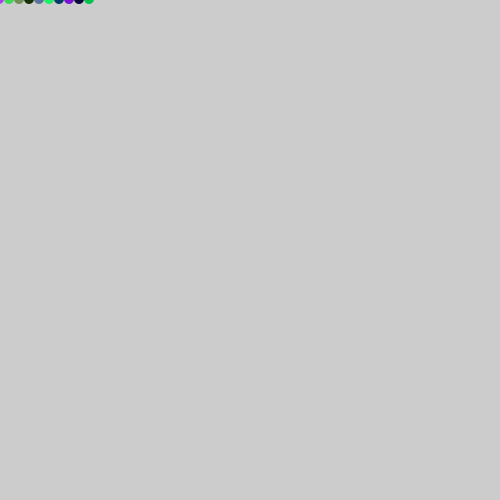
Frame 1 (no input)
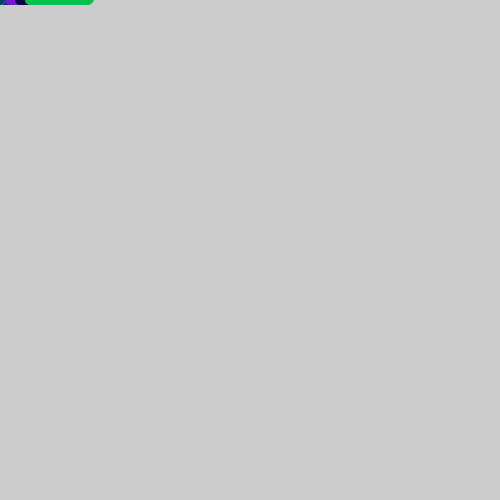
Frame 60 (the mouse pressed at the canvas centre just before this capture)
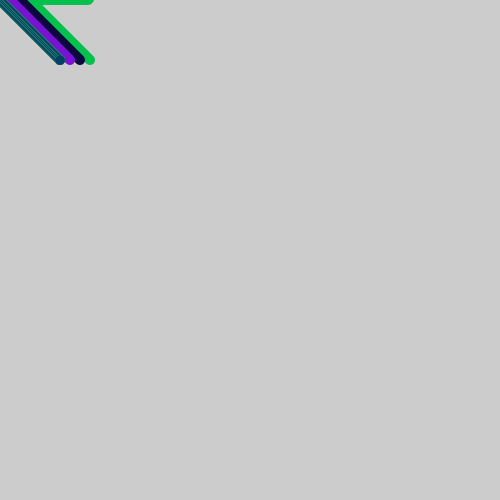
Frame 120 (the mouse held since frame 60 and released just before this capture)

The Processing sketch that drew these frames (run headless with seeded random() and noise(); from frame 60 on, the mouse is pressed at the canvas centre):

// Processing sketch: Circles
// ── Circles.pde
Circle myCircles[];
void settings() {
  size(SCREENX, SCREENY);
}
void setup() {
  myCircles = new Circle[10];
  noStroke();
  init_array(myCircles);
}
void draw() {
  move_array(myCircles);
  draw_array(myCircles);
}
void init_array(Circle theArray[]) {
  for (int i=0; i<theArray.length; i++)
    theArray[i] = new Circle(i*10,0);
}
void draw_array(Circle theArray[]) {
  for (int i=0; i<theArray.length; i++)
    theArray[i].draw();
}
void move_array(Circle theArray[]) {
  for (int i=0; i<theArray.length; i++)
    theArray[i].move(mouseX, mouseY);
}

// ── Circle.pde
class Circle {
  int x, y;
  int radius=10;
  color circleColor;
  Circle (int xpos, int ypos) {
    x=xpos;
    y=ypos;
    circleColor = color(int(random(0, 255)),
      int(random(0, 255)), int(random(0, 255)));
  }
  void draw() {
    fill(circleColor);
    ellipse(x, y, radius, radius);
  }
  void move(int targetX, int targetY) {
    if (x<targetX) x++;
    else x--;
    if (y<targetY) y++;
    else y--;
  }
}

// ── constants.pde
int SCREENX = 500;
int SCREENY = 500;
